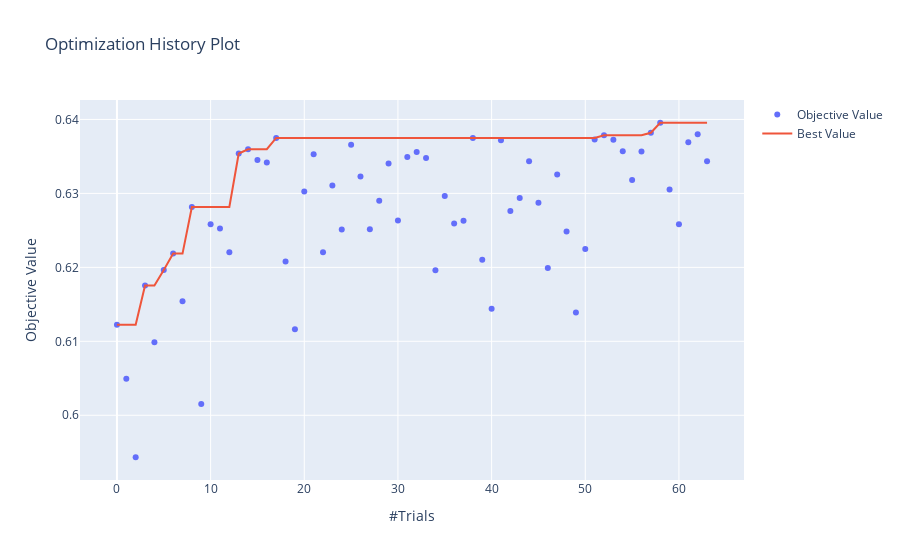

Notebook cell for this chart:
### Markdown cell above
### Resultados da Random Forest

### Code cell
optuna.visualization.plot_optimization_history(study_1)
